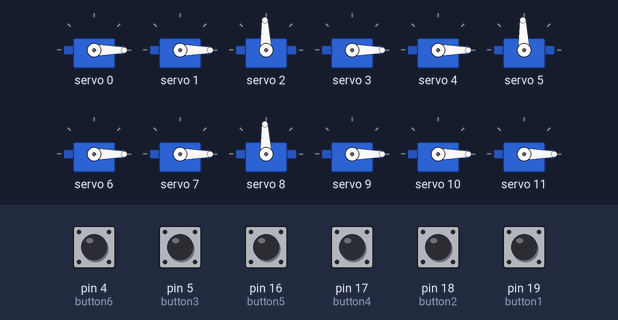
A sketch run on a simulated Arduino Uno, built with avr-gcc and run on an emulated ATmega328P. Shown: 12 × servo. The inputs (shaded band) are chosen by the test bench; at power-on: pin 4 (button6), pin 5 (button3), pin 16 (button5), pin 17 (button4), pin 18 (button2), pin 19 (button1) LOW. What the sketch prints to the serial monitor is not drawn.

Above: at 1.2 s.
1.3 s: pin 4 (button6) pulled HIGH for 0.15 s
At 1.43 s:
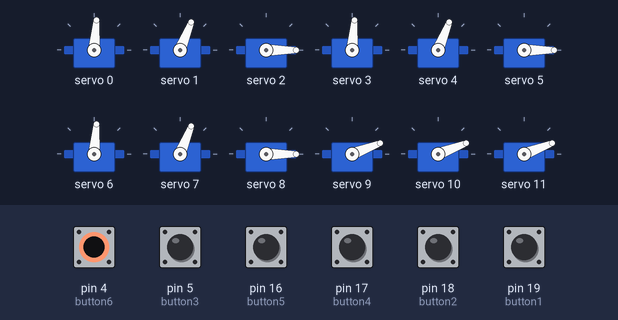
3.0 s: pin 5 (button3) pulled HIGH for 0.15 s
At 3.5 s:
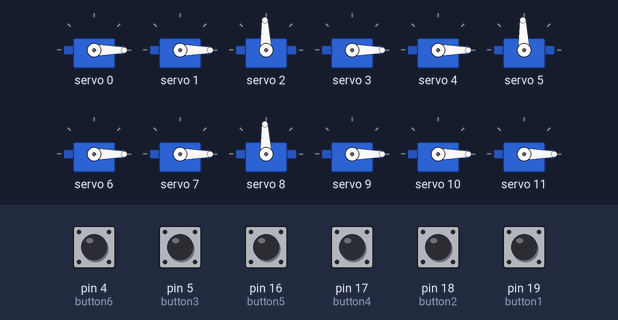
4.6 s: pin 16 (button5) pulled HIGH for 0.15 s
At 4.72 s:
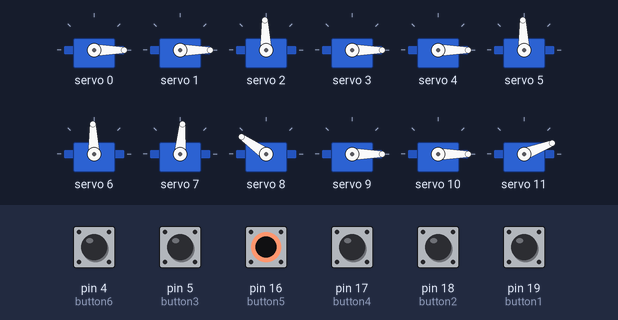
6.3 s: pin 17 (button4) pulled HIGH for 0.15 s
At 6.8 s:
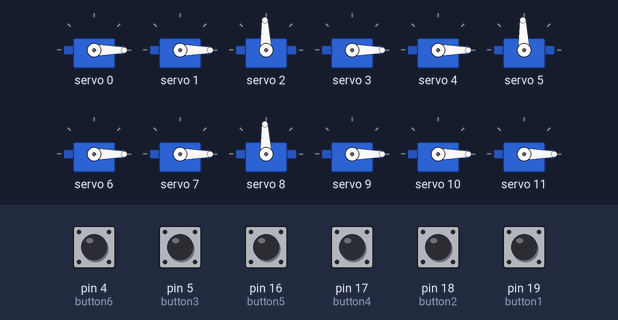
7.9 s: pin 18 (button2) pulled HIGH for 0.15 s
At 8.06 s:
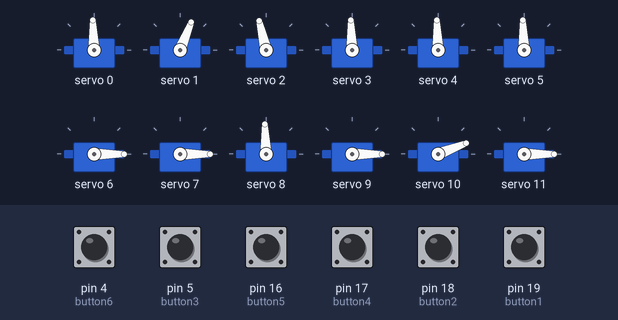
9.6 s: pin 19 (button1) pulled HIGH for 0.15 s
At 10.1 s:
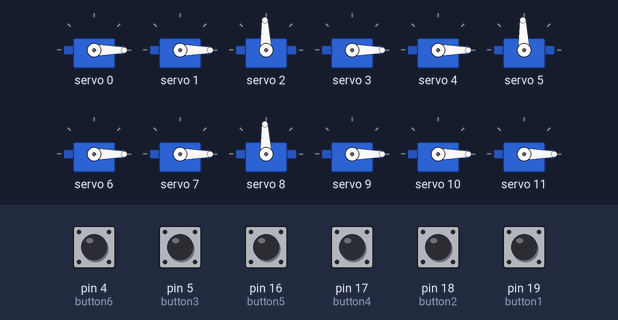
Timing chart, 0 to 12.2 s (numbered marks = the images above; inputs shaded):
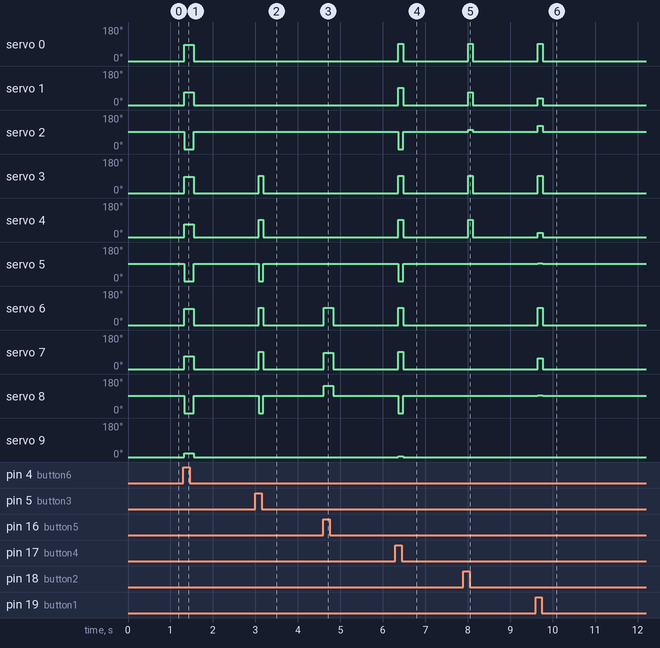

The sketch:

motorsbuttons.ino
```cpp
#include <Wire.h>
#include <Adafruit_PWMServoDriver.h>

Adafruit_PWMServoDriver pca9685 = Adafruit_PWMServoDriver(0x40);

#define SERVOMIN  80  // Minimum value
#define SERVOMAX  530  // Maximum value
#define Finger1base  0
#define Finger1mid  1
#define Finger1tip  2
#define Finger2base  3
#define Finger2mid  4
#define Finger2tip  5
#define Finger3base  6
#define Finger3mid  7
#define Finger3tip  8
#define Palm1  9
#define Palm2  10
#define Palm3  11

const int button1 = 19;
const int button2 = 18;
const int button3 = 5;
const int button4 = 17;
const int button5 = 16;
const int button6 = 4;
int finger1[3]= { 0 };
int finger2[3]= { 0 };
int finger3[3]= { 0 };
int palm[3]= { 0 };
int pwm[12]={ 0 };
int buttonstates[6]={ 0 };

void setup() {

  Serial.begin(115200);

  Serial.println("PCA9685 Servo Test");

  pca9685.begin();

  pca9685.setPWMFreq(50);

  pinMode(button1, INPUT);
  pinMode(button2, INPUT);
  pinMode(button3, INPUT);
  pinMode(button4, INPUT);
  pinMode(button5, INPUT);
}

void loop() {
  buttonstates[0]=digitalRead(button1);
  buttonstates[1]=digitalRead(button2);
  buttonstates[2]=digitalRead(button3);
  buttonstates[3]=digitalRead(button4);
  buttonstates[4]=digitalRead(button5);
  buttonstates[5]=digitalRead(button6);
//Sphere large
  if (buttonstates[0]== HIGH){
    finger1[0]=90;//don't go beyond 90
    finger1[1]=42;//don't go beyond 90
    finger1[2]=117;//don't go beyond 180

    finger2[0]=90;//don't go beyond 90
    finger2[1]=32;//don't go beyond 90
    finger2[2]=91;//don't go beyond 180

    finger3[0]=90;//don't go beyond 90
    finger3[1]=60;//don't go beyond 90
    finger3[2]=91;//don't go beyond 180

    palm[0]=0;//don't go beyond 60
    palm[1]=0;//don't go beyond 60
    palm[2]=30;//don't go beyond 60
  }
  //flat pose 1
  else if (buttonstates[1]== HIGH){
    finger1[0]=90;//don't go beyond 90
    finger1[1]=70;//don't go beyond 90
    finger1[2]=100;//don't go beyond 180

    finger2[0]=90;//don't go beyond 90
    finger2[1]=90;//don't go beyond 90
    finger2[2]=90;//don't go beyond 180

    finger3[0]=0;//don't go beyond 90
    finger3[1]=0;//don't go beyond 90
    finger3[2]=90;//don't go beyond 180

    palm[0]=0;//don't go beyond 60
    palm[1]=30;//don't go beyond 60
    palm[2]=0;//don't go beyond 60
  }
  //flat pose 2
  else if (buttonstates[2]== HIGH){
    finger1[0]=0;//don't go beyond 90
    finger1[1]=0;//don't go beyond 90
    finger1[2]=90;//don't go beyond 180

    finger2[0]=90;//don't go beyond 90
    finger2[1]=90;//don't go beyond 90
    finger2[2]=10;//don't go beyond 180

    finger3[0]=90;//don't go beyond 90
    finger3[1]=90;//don't go beyond 90
    finger3[2]=10;//don't go beyond 180

    palm[0]=0;//don't go beyond 60
    palm[1]=0;//don't go beyond 60
    palm[2]=60;//don't go beyond 60
  }
  //bolt pose medium
  else if (buttonstates[3]== HIGH){
    finger1[0]=90;//don't go beyond 90
    finger1[1]=90;//don't go beyond 90
    finger1[2]=0;//don't go beyond 180

    finger2[0]=90;//don't go beyond 90
    finger2[1]=90;//don't go beyond 90
    finger2[2]=0;//don't go beyond 180

    finger3[0]=90;//don't go beyond 90
    finger3[1]=90;//don't go beyond 90
    finger3[2]=0;//don't go beyond 180

    palm[0]=15;//don't go beyond 60
    palm[1]=15;//don't go beyond 60
    palm[2]=30;//don't go beyond 60
  }
  //bolt large
  else if (buttonstates[4]== HIGH){
    finger1[0]=0;//don't go beyond 90
    finger1[1]=0;//don't go beyond 90
    finger1[2]=90;//don't go beyond 180

    finger2[0]=0;//don't go beyond 90
    finger2[1]=0;//don't go beyond 90
    finger2[2]=90;//don't go beyond 180

    finger3[0]=90;//don't go beyond 90
    finger3[1]=85;//don't go beyond 90
    finger3[2]=135;//don't go beyond 180

    palm[0]=0;//don't go beyond 60
    palm[1]=0;//don't go beyond 60
    palm[2]=30;//don't go beyond 60
  }
  //Sphere small
  else if (buttonstates[5]== HIGH){
    finger1[0]=85;//don't go beyond 90
    finger1[1]=70;//don't go beyond 90
    finger1[2]=10;//don't go beyond 180

    finger2[0]=85;//don't go beyond 90
    finger2[1]=70;//don't go beyond 90
    finger2[2]=10;//don't go beyond 180

    finger3[0]=85;//don't go beyond 90
    finger3[1]=70;//don't go beyond 90
    finger3[2]=10;//don't go beyond 180

    palm[0]=30;//don't go beyond 60
    palm[1]=30;//don't go beyond 60
    palm[2]=30;//don't go beyond 60
  }
  //zero
  else {
  finger1[0]=0;//don't go beyond 90
  finger1[1]=0;//don't go beyond 90
  finger1[2]=90;//don't go beyond 180

  finger2[0]=0;//don't go beyond 90
  finger2[1]=0;//don't go beyond 90
  finger2[2]=90;//don't go beyond 180

  finger3[0]=0;//don't go beyond 90
  finger3[1]=0;//don't go beyond 90
  finger3[2]=90;//don't go beyond 180

  palm[0]=0;//don't go beyond 60
  palm[1]=0;//don't go beyond 60
  palm[2]=0;//don't go beyond 60
  }

//Finger 1
  pwm[0] = map(finger1[0], 0, 180, SERVOMIN, SERVOMAX);
  pca9685.setPWM(Finger1base, 0, pwm[0]);

  pwm[1] = map(finger1[1], 0, 180, SERVOMIN, SERVOMAX);
  pca9685.setPWM(Finger1mid, 0, pwm[1]);

  pwm[2] = map(finger1[2], 0, 180, SERVOMIN, SERVOMAX);
    pca9685.setPWM(Finger1tip, 0, pwm[2]);

//  Finger2

  pwm[3] = map(finger2[0], 0, 180, SERVOMIN, SERVOMAX);
  pca9685.setPWM(Finger2base, 0, pwm[3]);

  pwm[4] = map(finger2[1], 0, 180, SERVOMIN, SERVOMAX);
  pca9685.setPWM(Finger2mid, 0, pwm[4]);

  pwm[5] = map(finger2[2], 0, 180, SERVOMIN, SERVOMAX);
  pca9685.setPWM(Finger2tip, 0, pwm[5]);

//Finger 3
  pwm[6] = map(finger3[0], 0, 180, SERVOMIN, SERVOMAX);
  pca9685.setPWM(Finger3base, 0, pwm[6]);

  pwm[7] = map(finger3[1], 0, 180, SERVOMIN, SERVOMAX);
  pca9685.setPWM(Finger3mid, 0, pwm[7]);

  pwm[8] = map(finger3[2], 0, 180, SERVOMIN, SERVOMAX);
  pca9685.setPWM(Finger3tip, 0, pwm[8]);

//Palm

  pwm[9] = map(palm[0], 0, 180, SERVOMIN, SERVOMAX);
  pca9685.setPWM(Palm1, 0, pwm[9]);

  pwm[10] = map(palm[1], 0, 180, SERVOMIN, SERVOMAX);
  pca9685.setPWM(Palm2, 0, pwm[10]);

  pwm[11] = map(palm[2], 0, 180, SERVOMIN, SERVOMAX);
  pca9685.setPWM(Palm3, 0, pwm[11]);


  delay(100);
}
```

Measured:
- after the input at 1.3 s, servo 0, servo 3, servo 6: 0° → 85° at once, → 0° 0.22 s later; servo 1, servo 4, servo 7: 0° → 68° at once, → 0° 0.22 s later; servo 2, servo 5, servo 8: 92° → 0° at once, → 92° 0.22 s later; servo 9–11: 0° → 21° at once, → 0° 0.22 s later
- after the input at 3.0 s, servo 3, servo 4, servo 6, servo 7: 0° → 92° after 0.08 s, → 0° 0.11 s later; servo 5, servo 8: 92° → 0° after 0.08 s, → 92° 0.11 s later; servo 11: 0° → 56° after 0.08 s, → 0° 0.11 s later
- after the input at 4.6 s, servo 6: 0° → 92° at once, → 0° 0.22 s later; servo 7: 0° → 85° at once, → 0° 0.22 s later; servo 8: 92° → 145° at once, → 92° 0.22 s later; servo 11: 0° → 21° at once, → 0° 0.22 s later
- after the input at 6.3 s, servo 0, servo 1, servo 3, servo 4, servo 6, servo 7: 0° → 92° after 0.07 s, → 0° 0.11 s later; servo 2, servo 5, servo 8: 92° → 0° after 0.07 s, → 92° 0.11 s later; servo 9, servo 10: 0° → 3° after 0.07 s, → 0° 0.11 s later; servo 11: 0° → 21° after 0.07 s, → 0° 0.11 s later
- after the input at 7.9 s, servo 0, servo 3, servo 4: 0° → 92° after 0.11 s, → 0° 0.11 s later; servo 1: 0° → 68° after 0.11 s, → 0° 0.11 s later; servo 2: 92° → 103° after 0.11 s, → 92° 0.11 s later; servo 10: 0° → 21° after 0.11 s, → 0° 0.11 s later
- after the input at 9.6 s, servo 0, servo 3, servo 6: 0° → 92° after 0.06 s, → 0° 0.11 s later; servo 1: 0° → 35° after 0.06 s, → 0° 0.11 s later; servo 2: 92° → 123° after 0.06 s, → 92° 0.11 s later; servo 4: 0° → 23° after 0.06 s, → 0° 0.11 s later; servo 5, servo 8: 92° → 93° after 0.06 s, → 92° 0.11 s later
